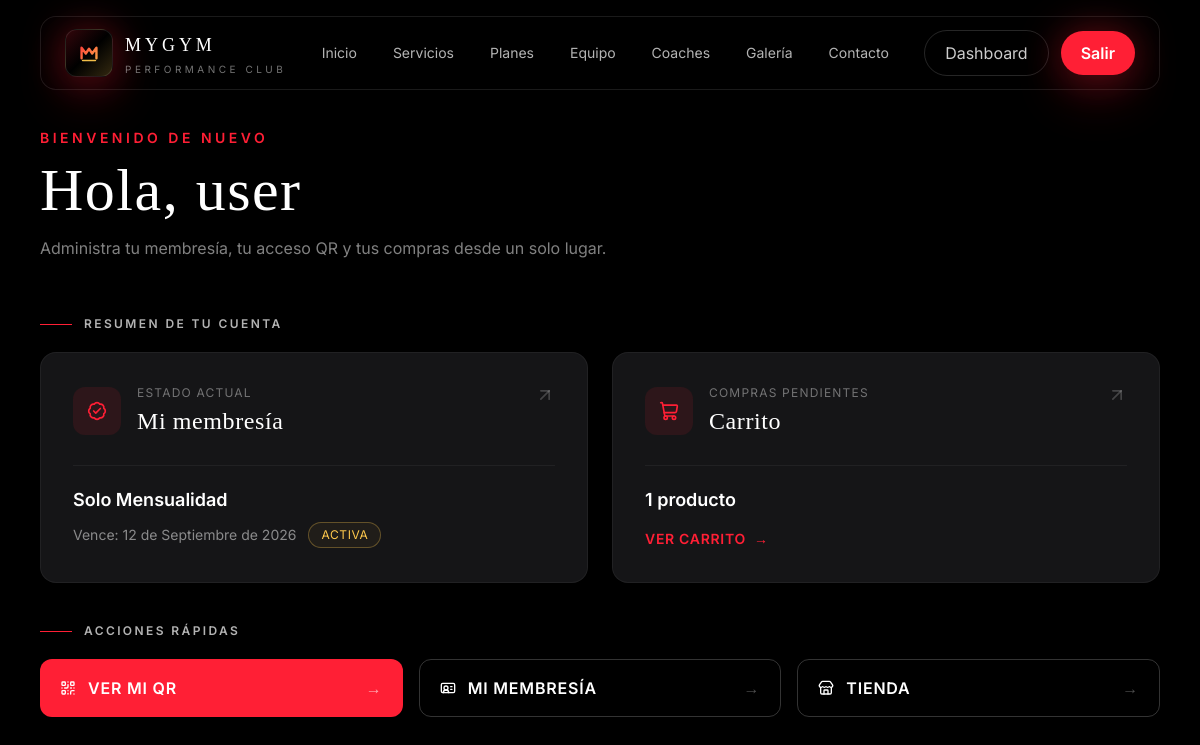
/cliente/ (signed in), run on the app's committed database.
### core/models.py (models this page shows, shortened)
class Usuario(AbstractUser):
    ROL_CHOICES = [
        ('cliente', 'Cliente'),
        ('administrador', 'Administrador'),
        ('recepcionista', 'Recepcionista'),
        ('entrenador', 'Entrenador'),
    ]
    rol = models.CharField(
        max_length=20,
        choices=ROL_CHOICES,
        default='cliente'
    )
    telefono = models.CharField(max_length=15, blank=True, null=True)
    foto_perfil = models.ImageField(
        upload_to='perfiles/',
        blank=True,
        null=True
    )

### cliente/models.py (models this page shows, shortened)
class Membresia(models.Model):
    usuario = models.OneToOneField(
        settings.AUTH_USER_MODEL,
        on_delete=models.CASCADE,
        related_name='membresia'
    )
    tipo = models.ForeignKey(
        TipoMembresia,
        on_delete=models.PROTECT,
        related_name='membresias'
    )
    fecha_inicio = models.DateField()
    fecha_fin = models.DateField()
    activa = models.BooleanField(default=True)
    fecha_creacion = models.DateTimeField(auto_now_add=True)
    class Meta:
        verbose_name = 'Membresía'
        verbose_name_plural = 'Membresías'

### administrador/models.py (models this page shows, shortened)
class TipoMembresia(models.Model):
    OPCIONES = [
        ('basica', 'Solo Mensualidad'),
        ('entrenador', 'Mensualidad + Entrenador'),
        ('completa', 'Mensualidad + Entrenador + Nutriólogo'),
    ]
    nombre = models.CharField(max_length=10, choices=OPCIONES, unique=True)
    precio = models.DecimalField(max_digits=8, decimal_places=2)
    duracion_dias = models.PositiveIntegerField(default=30, help_text='Duración en días')
    descripcion = models.TextField(blank=True)
    activo = models.BooleanField(default=True)
    class Meta:
        verbose_name = 'Tipo de Membresía'
        verbose_name_plural = 'Tipos de Membresía'

### cliente/views.py (the view)
    @login_required
    def wrapper(request, *args, **kwargs):
        if request.user.rol != 'cliente':
            messages.error(request, 'Esta sección es solo para clientes.')
            return redirect('dashboard')
        return view_func(request, *args, **kwargs)

### cliente/views.py (called while the page is built)
def solo_cliente(view_func):
    @login_required
    def wrapper(request, *args, **kwargs):
        if request.user.rol != 'cliente':
            messages.error(request, 'Esta sección es solo para clientes.')
            return redirect('dashboard')
        return view_func(request, *args, **kwargs)
    return wrapper

@solo_cliente
def inicio(request):
    try:
        membresia = request.user.membresia
    except Membresia.DoesNotExist:
        membresia = None
    items_carrito = CarritoItem.objects.filter(usuario=request.user).count()
    return render(request, 'cliente/inicio.html', {
        'membresia': membresia,
        'items_carrito': items_carrito,
    })

### templates/cliente/inicio.html (shortened to what this page needs)
{% extends 'base.html' %}
{% block content %}
<section class="min-h-screen bg-gym-black pt-28 sm:pt-32 pb-20 px-4 sm:px-8 lg:px-10">
  <div class="max-w-7xl mx-auto">
    <div class="reveal mb-10 sm:mb-14">
      <div class="max-w-3xl">
        <p class="text-gym-red text-xs sm:text-sm font-semibold uppercase tracking-[0.25em] mb-3">
          Bienvenido de nuevo
        </p>
        <h1 class="font-display text-4xl sm:text-5xl lg:text-6xl text-white tracking-wide leading-tight">
          Hola, {{ request.user.first_name|default:request.user.username }}
        </h1>
        <p class="text-white/50 text-sm sm:text-base mt-4 max-w-2xl leading-relaxed">
          Administra tu membresía, tu acceso QR y tus compras desde un solo lugar.
        </p>
      </div>
    </div>
    <div class="reveal mb-10">
      <div class="flex items-center gap-3 mb-5">
        <span class="w-8 h-px bg-gym-red"></span>
        <h2 class="text-white/70 text-xs font-semibold uppercase tracking-[0.2em]">
          Resumen de tu cuenta
        </h2>
      </div>
      <div class="grid grid-cols-1 lg:grid-cols-2 gap-5 lg:gap-6">
        <article class="group bg-gym-surface border border-white/5 rounded-2xl p-6 sm:p-8 hover:border-gym-red/30 transition-all duration-300">
          <div class="flex items-start justify-between gap-4 mb-7">
            <div class="flex items-center gap-4">
              <div class="w-12 h-12 rounded-xl bg-gym-red/10 flex items-center justify-center shrink-0">
                <i data-lucide="badge-check" class="w-5 h-5 text-gym-red"></i>
              </div>
              <div>
                <p class="text-white/40 text-xs uppercase tracking-widest mb-1">
                  Estado actual
                </p>
                <h3 class="font-display text-2xl text-white tracking-wide">
                  Mi membresía
                </h3>
              </div>
            </div>
            <i data-lucide="arrow-up-right"
               class="w-5 h-5 text-white/20 group-hover:text-gym-red transition-colors duration-300">
            </i>
          </div>
          <div class="border-t border-white/5 pt-5">
            {% if membresia %}
              <p class="text-white text-lg font-semibold mb-2">
                {{ membresia.tipo.get_nombre_display }}
              </p>
              <div class="flex flex-wrap items-center gap-x-3 gap-y-2">
                <p class="text-white/50 text-sm">
                  Vence: {{ membresia.fecha_fin }}
                </p>
                <span class="text-xs
                  {% if membresia.activa %}
                    text-gym-gold border-gym-gold/30 bg-gym-gold/5
                  {% else %}
                    text-white/40 border-white/20 bg-white/5
                  {% endif %}
                  border rounded-full px-3 py-1 uppercase tracking-wider">
                  {% if membresia.activa %}Activa{% else %}Inactiva{% endif %}
                </span>
              </div>
            {% endif %}
          </div>
        </article>
        <article class="group bg-gym-surface border border-white/5 rounded-2xl p-6 sm:p-8 hover:border-gym-red/30 transition-all duration-300">
          <div class="flex items-start justify-between gap-4 mb-7">
            <div class="flex items-center gap-4">
              <div class="w-12 h-12 rounded-xl bg-gym-red/10 flex items-center justify-center shrink-0">
                <i data-lucide="shopping-cart" class="w-5 h-5 text-gym-red"></i>
              </div>
              <div>
                <p class="text-white/40 text-xs uppercase tracking-widest mb-1">
                  Compras pendientes
                </p>
                <h3 class="font-display text-2xl text-white tracking-wide">
                  Carrito
                </h3>
              </div>
            </div>
            <i data-lucide="arrow-up-right"
               class="w-5 h-5 text-white/20 group-hover:text-gym-red transition-colors duration-300">
            </i>
          </div>
          <div class="border-t border-white/5 pt-5">
            {% if items_carrito > 0 %}
              <p class="text-white text-lg font-semibold mb-3">
                {{ items_carrito }} producto{{ items_carrito|pluralize }}
              </p>
              <a href="{% url 'cliente:ver_carrito' %}"
                 class="inline-flex items-center gap-2 text-sm font-semibold text-gym-red hover:text-red-400 uppercase tracking-wider transition-colors">
                Ver carrito
                <span aria-hidden="true">→</span>
              </a>
            {% else %}
              <p class="text-white/50 text-sm leading-relaxed">
                Tu carrito está vacío por ahora.
              </p>
            {% endif %}
          </div>
        </article>
      </div>
    </div>
    <div class="reveal">
      <div class="flex items-center gap-3 mb-5">
        <span class="w-8 h-px bg-gym-red"></span>
        <h2 class="text-white/70 text-xs font-semibold uppercase tracking-[0.2em]">
          Acciones rápidas
        </h2>
      </div>
      <div class="grid grid-cols-1 sm:grid-cols-3 gap-3 sm:gap-4">
        <a href="{% url 'cliente:mi_qr' %}"
           class="group flex items-center justify-between gap-4 bg-gym-red hover:bg-red-700 text-white font-semibold px-5 py-4 rounded-xl uppercase tracking-wider transition-all duration-200 hover:shadow-lg hover:shadow-gym-red/30">
          <span class="flex items-center gap-3">
            <i data-lucide="qr-code" class="w-4 h-4"></i>
            <span>Ver mi QR</span>
          </span>
          <span class="text-white/60 group-hover:text-white transition-colors" aria-hidden="true">
            →
          </span>
        </a>
        <a href="{% url 'cliente:mi_membresia' %}"
           class="group flex items-center justify-between gap-4 border border-white/20 text-white font-semibold px-5 py-4 rounded-xl uppercase tracking-wider hover:border-gym-red hover:text-gym-red transition-all duration-200">
          <span class="flex items-center gap-3">
            <i data-lucide="id-card" class="w-4 h-4"></i>
            <span>Mi membresía</span>
          </span>
          <span class="text-white/30 group-hover:text-gym-red transition-colors" aria-hidden="true">
            →
          </span>
        </a>
        <a href="{% url 'cliente:tienda' %}"
           class="group flex items-center justify-between gap-4 border border-white/20 text-white font-semibold px-5 py-4 rounded-xl uppercase tracking-wider hover:border-gym-red hover:text-gym-red transition-all duration-200">
          <span class="flex items-center gap-3">
            <i data-lucide="store" class="w-4 h-4"></i>
            <span>Tienda</span>
          </span>
          <span class="text-white/30 group-hover:text-gym-red transition-colors" aria-hidden="true">
            →
          </span>
        </a>
      </div>
    </div>
  </div>
</section>
{% endblock %}

### static/css/style.css (style rules this page uses)
html { scroll-behavior: smooth; }
body { background-color: #0b0b0c; }
.reveal { opacity: 0; transform: translateY(18px); transition: opacity .7s ease, transform .7s ease; }
.reveal.visible { opacity: 1; transform: translateY(0); }

### templates/base.html (style rules this page uses)
body { background-color: #0a0a0b; background-image: radial-gradient(circle at 15% 10%, rgba(255,31,53,0.08), transparent 35%), radial-gradient(circle at 85% 25%, rgba(255,201,77,0.06), transparent 30%), radial-gradient(circle at 50% 90%, rgba(255,31,53,0.05), transparent 40%); background-attachment: fixed; }

### data on the page
Usuario: user.first_name "user"
Membresia: tipo.nombre "Solo Mensualidad", fecha_fin "12 de Septiembre de 2026"

### other printed values
{{ items_carrito }} "1"
